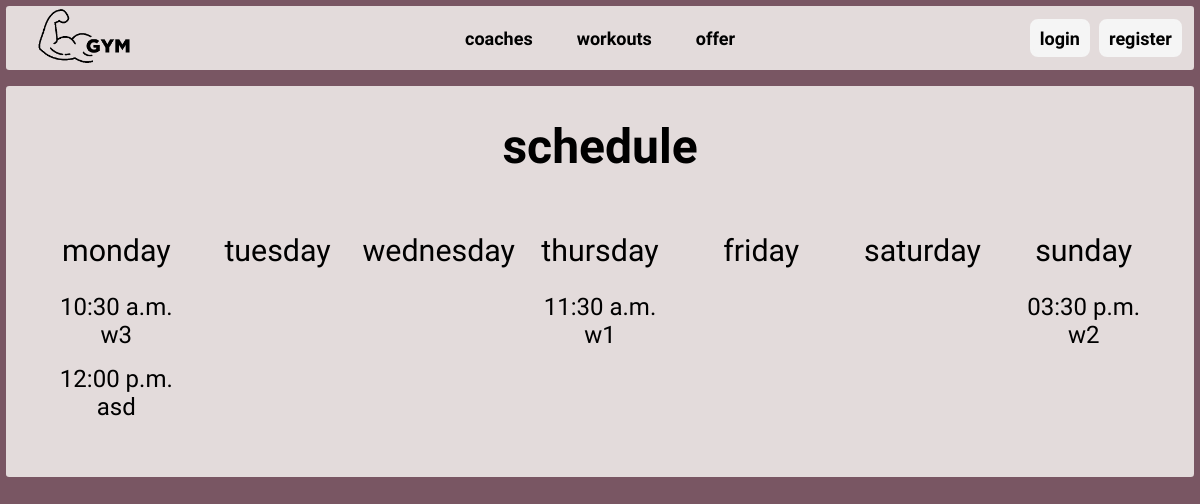
Page /workout/schedule/ on the earlier database version.
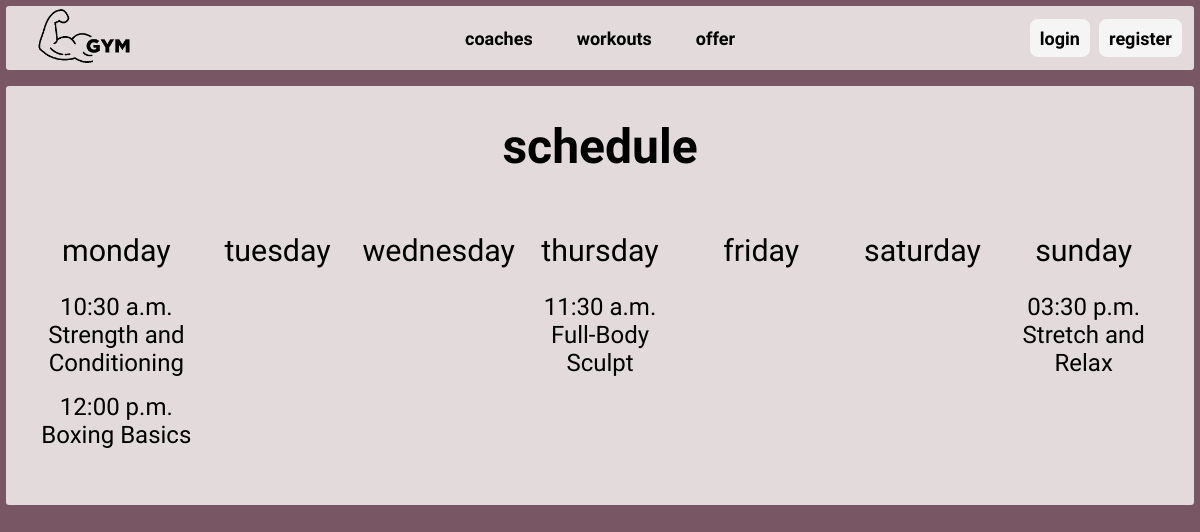
Same page on the later database version.
### workout/models.py (models this page shows)
class Workout(models.Model):
    name = models.CharField(max_length=100)
    coach = models.ForeignKey(User, on_delete=models.CASCADE, related_name='coach_workouts')
    client = models.ManyToManyField(User, related_name='client_workouts')
    description = models.TextField()
    target = models.CharField(max_length=50)
    start_time = models.TimeField(null=True)
    end_time = models.TimeField(null=True)
    max_participants = models.IntegerField()
    class Difficulty(models.TextChoices):
        BEGINNER = 'beginner', 'Beginner'
        INTERMEDIATE = 'intermediate', 'Intermediate'
        ADVANCED = 'advanced', 'Advanced'
    difficulty = models.CharField(
        max_length=20,
        choices=Difficulty.choices,
        null=True,
    )
    class Weekdays(models.TextChoices):
        MONDAY = 'monday', 'Monday'
        TUESDAY = 'tuesday', 'Tuesday'
        WEDNESDAY = 'wednesday', 'Wednesday'
        THURSDAY = 'thursday', 'Thursday'
        FRIDAY = 'friday', 'Friday'
        SATURDAY = 'saturday', 'Saturday'
        SUNDAY = 'sunday', 'Sunday'
    day = models.CharField(
        choices=Weekdays.choices,
        max_length=10,
        null=True,
    )
    class Status(models.TextChoices):
        ACTIVE = 'active', 'Active'
        INACTIVE = 'inactive', 'Inactive'
    status = models.CharField(
        choices=Status.choices,
        default=Status.ACTIVE,
        max_length=10,
    )

### workout/views.py (the view)
# urls.py: path('schedule/', views.schedule, name='schedule'),
def schedule(request):
    context = {
        'workouts': Workout.objects.all(),
        'weekdays': Workout.Weekdays.choices
    }
    return render(request, "workout/schedule.html", context)

### workout/templates/workout/schedule.html
{% extends 'core/index.html' %}
{% block content %}
<div id="schedule-container">
    <h1> schedule </h1>
    <div id="schedule-table">
        {% for day in weekdays %}
            <div class="schedule-row">
                <h2> {{ day.0 }}</h2>
                {% for workout in workouts %}
                    {% if workout.day == day.0 %}
                    <div class="schedule-workout">
                        <p>{{workout.start_time|date:"h:i a"}}</p>
                        <a href="{% url 'workout:details_workout' workout.id%}" ><p>{{ workout.name }}</p></a>
                    </div>
                    {% endif %}
                {% endfor %}
            </div>
        {% endfor %}
    </div>
</div>
{% endblock %}

Differences in the rows shown:
changed Workout: name "w3" → "Strength and Conditioning"
changed Workout: name "asd" → "Boxing Basics"
changed Workout: name "w1" → "Full-Body Sculpt"
changed Workout: name "w2" → "Stretch and Relax"
